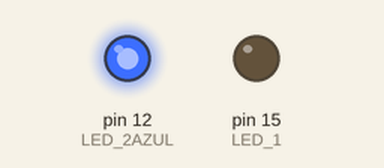
Recording of a sketch running on a simulated Arduino Uno, built with avr-gcc and run on an emulated ATmega328P. Parts: output pins drawn as LEDs (lit = HIGH).

Above: at 0.6 s.
At 5.9 s:
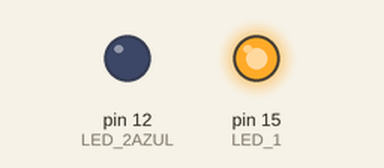
Timing chart, 0 to 8.2 s (numbered marks = the images above):
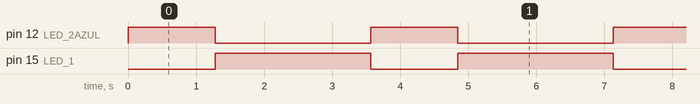

Measured:
- by itself, pin 12 (LED_2AZUL): alternates HIGH for 1.3 s and LOW for 2.3 s
- by itself, pin 15 (LED_1): alternates HIGH for 2.3 s and LOW for 1.3 s

The sketch:

08_fade.ino
```cpp
#define LED_1 15
#define LED_2AZUL 12
#define LED_1ROJO 15


void setup() {
  pinMode(LED_1, OUTPUT);
  pinMode(LED_1ROJO, OUTPUT);
  pinMode(LED_2AZUL, OUTPUT);

}

void loop() {
  /*digitalWrite(LED_1, HIGH);  // encendido el LED_1
  delay(1000);
  digitalWrite(LED_1, LOW);     // apagado el LED_1
  delay(1000);*/
  /*analogWrite(LED_1, 20); // valor analogico, le mandamos un valor de intensidad de iluminación.
  delay(50);
  analogWrite(LED_1, 80);
  delay(500);
  analogWrite(LED_1, 160);
  delay(500); */

  // El LED_1, se enciende y se apaga progresivamente.

  for(int i = 0; i<=255; i++){
  analogWrite(LED_1ROJO, i);
  analogWrite(LED_2AZUL, 255-i);
  delay(10);
}
  delay(1000);

  for(int i = 255; i>=0; i--){
  analogWrite(LED_2AZUL, i);
  analogWrite(LED_1ROJO, 255-i);
  delay(10);
}
  delay(1000);

}
```
